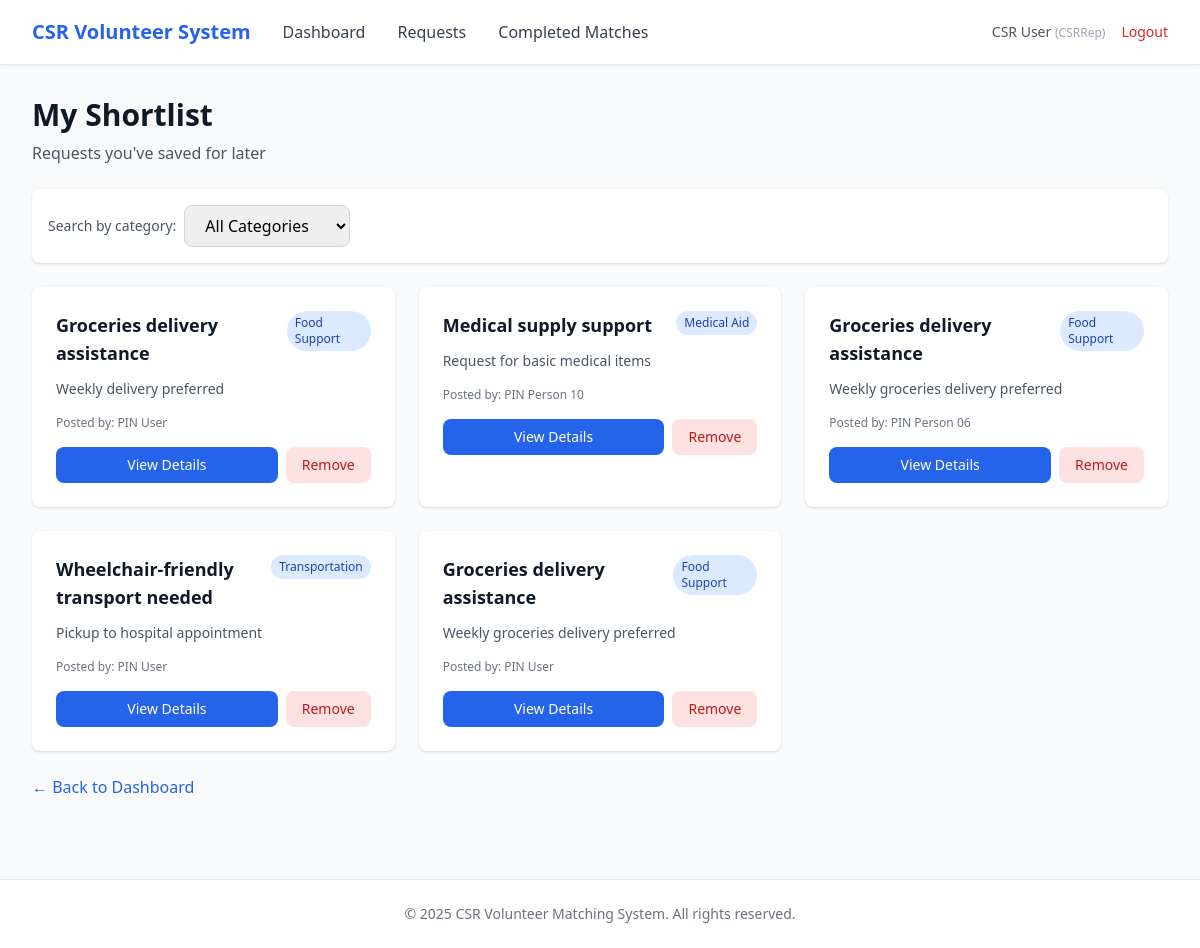
/csr/shortlist (signed in), run on the app's committed database.
### app/entity/user_account.py (models this page shows, shortened)
class UserAccount(UserMixin, db.Model):
    __tablename__ = "user_accounts"
    userID = db.Column(db.Integer, primary_key=True, autoincrement=True)  # explicit auto increment
    name = db.Column(db.String(100), nullable=False)
    email = db.Column(db.String(120), nullable=False, unique=True, index=True)
    _password = db.Column("password", db.String(255), nullable=False)
    age = db.Column(db.Integer)
    phoneNumber = db.Column(db.String(20))
    isActive = db.Column(db.Boolean, default=True)
    profileID = db.Column(db.Integer, db.ForeignKey("user_profiles.profileID"), nullable=False)
    profile = db.relationship("UserProfile", back_populates="users", lazy=True)
    @property
    def password(self):
        raise AttributeError("Password is write-only.")
    @password.setter
    def password(self, raw):
        self._password = generate_password_hash(raw)

### app/entity/user_profile.py (models this page shows)
class UserProfile(db.Model):
    __tablename__ = "user_profiles"
    profileID   = db.Column(db.Integer, primary_key=True, autoincrement=True)  # explicit auto increment
    profileName = db.Column(db.String(50), nullable=False, unique=True)
    description = db.Column(db.String(255))
    isActive    = db.Column(db.Boolean, default=True)
    users = db.relationship("UserAccount", back_populates="profile", lazy=True)

### app/entity/request.py (models this page shows)
class Request(db.Model):
    __tablename__ = "requests"
    requestID = db.Column(db.Integer, primary_key=True)
    pinID = db.Column(db.Integer, db.ForeignKey("user_accounts.userID"), nullable=False)
    csrRepID = db.Column(db.Integer, db.ForeignKey("user_accounts.userID"))
    categoryID = db.Column(db.Integer, db.ForeignKey("categories.categoryID"), nullable=False)
    title = db.Column(db.String(150), nullable=False)
    description = db.Column(db.Text)
    status = db.Column(db.String(30), default="open")
    viewCount = db.Column(db.Integer, default=0)
    shortlistCount = db.Column(db.Integer, default=0)
    createdAt = db.Column(db.DateTime, default=db.func.now(), nullable=False)
    closedAt  = db.Column(db.DateTime)
    category = db.relationship("Category", back_populates="requests", lazy=True)
    person_in_need = db.relationship(
        "UserAccount",
        foreign_keys=[pinID],
        backref=db.backref("requests_made", lazy=True),
        lazy=True
    )
    csr_representative = db.relationship(
        "UserAccount",
        foreign_keys=[csrRepID],
        backref=db.backref("requests_supported", lazy=True),
        lazy=True
    )
    shortlists = db.relationship(
        "Shortlist",
        back_populates="request",
        cascade="all, delete-orphan",
        passive_deletes=True
    )
    match_records = db.relationship(
        "MatchRecord",
        back_populates="request",
        cascade="all, delete-orphan",
        passive_deletes=True
    )

### app/entity/category.py (models this page shows)
class Category(db.Model):
    __tablename__ = "categories"
    categoryID   = db.Column(db.Integer, primary_key=True)
    categoryName = db.Column(db.String(100), nullable=False, unique=True)
    description  = db.Column(db.String(255))
    isActive     = db.Column(db.Boolean, default=True)
    requests = db.relationship("Request", back_populates="category", lazy=True)

### app/boundary/routes.py (the view)
@boundary_bp.route("/csr/shortlist")
@login_required
def csr_shortlist():
    from app.control.csr_searchShortlist_controller import CsrSearchShortlistController
    from app.entity.category import Category
    page = request.args.get("page", 1, type=int)
    per_page = 9
    selected_category = request.args.get("category", type=int)
    results = CsrSearchShortlistController().searchShortlistByCategory(current_user.userID, selected_category)
    total = len(results)
    start = (page - 1) * per_page
    end = start + per_page
    paginated_results = results[start:end]
    class SimplePagination:
        def __init__(self, page, per_page, total):
            self.page = page
            self.per_page = per_page
            self.total = total
            self.pages = (total + per_page - 1) // per_page
            self.has_prev = page > 1
            self.has_next = page < self.pages
            self.prev_num = page - 1
            self.next_num = page + 1
    pagination = SimplePagination(page, per_page, total)
    categories = Category.query.filter_by(isActive=True).all()
    requests = [s.request for s in paginated_results]
    return render_template(
        "csr/shortlist.html",
        requests=requests,
        pagination=pagination,
        categories=categories,
        selected_category=selected_category
    )

### app/control/csr_searchShortlist_controller.py (called while the page is built)
    def searchShortlistByCategory(self, csr_id: int, category_id: int = None):
        q = Shortlist.query.join(Request).filter(Shortlist.csrRepID == csr_id)
        if category_id:
            q = q.filter(Request.categoryID == category_id)
        return q.order_by(Shortlist.shortlistID.desc()).all()

### app/entity/user_account.py (called while the page is built)
@login_manager.user_loader
def load_user(user_id):
    return UserAccount.query.get(int(user_id))

### app/templates/csr/shortlist.html (shortened to what this page needs)
{% extends "base.html" %}
{% block nav_links %}
<a href="{{ url_for('boundary.csr_dashboard') }}" class="text-gray-700 hover:text-primary">Dashboard</a>
<a href="{{ url_for('boundary.csr_requests') }}" class="text-gray-700 hover:text-primary">Requests</a>
<a href="{{ url_for('boundary.csr_matches') }}" class="text-gray-700 hover:text-primary">Completed Matches</a>
{% endblock %}
{% block content %}
<div class="mb-6">
    <h1 class="text-3xl font-bold text-gray-900">My Shortlist</h1>
    <p class="text-gray-600 mt-2">Requests you've saved for later</p>
</div>
<div class="bg-white rounded-lg shadow mb-6 p-4">
    <form method="GET" action="{{ url_for('boundary.csr_shortlist') }}" class="flex gap-2 items-center">
        <label class="text-sm text-gray-600">Search by category:</label>
        <select name="category"
                class="px-4 py-2 border border-gray-300 rounded-lg focus:ring-2 focus:ring-primary focus:border-transparent"
                onchange="this.form.submit()">
            <option value="">All Categories</option>
        </select>
    </form>
</div>
<div class="grid grid-cols-1 md:grid-cols-2 lg:grid-cols-3 gap-6">
    {% for req in requests %}
    <div class="bg-white rounded-lg shadow hover:shadow-lg transition">
        <div class="p-6">
            <div class="flex justify-between items-start mb-3">
                <h3 class="text-lg font-bold text-gray-900">{{ req.title }}</h3>
                <span class="px-2 py-1 text-xs font-medium rounded-full bg-blue-100 text-blue-800">
                    {{ req.category.categoryName }}
                </span>
            </div>
            <p class="text-sm text-gray-600 mb-4 line-clamp-3">
                {{ req.description }}
            </p>
            <div class="text-xs text-gray-500 mb-4">
                <p>Posted by: {{ req.person_in_need.name }}</p>
            </div>
            <div class="flex gap-2">
                <a href="{{ url_for('boundary.csr_view_request', request_id=req.requestID) }}"
                   class="flex-1 text-center px-4 py-2 bg-primary text-white rounded-lg hover:bg-blue-700 transition text-sm">
                    View Details
                </a>
                <form method="POST" action="{{ url_for('boundary.csr_shortlist_remove', request_id=req.requestID) }}">
                    <button type="submit"
                            class="px-4 py-2 bg-red-100 text-red-700 rounded-lg hover:bg-red-200 transition text-sm">
                        Remove
                    </button>
                </form>
            </div>
        </div>
    </div>
    {% endfor %}
</div>
<div class="mt-6">
    <a href="{{ url_for('boundary.csr_dashboard') }}" class="text-primary hover:text-blue-700">
        ← Back to Dashboard
    </a>
</div>
{% endblock %}

### app/templates/base.html (shortened to what this page needs)
<!DOCTYPE html>
<html lang="en">
<head>
    <script src="https://cdn.tailwindcss.com"></script>
</head>
<body class="bg-gray-50 min-h-screen">
    {% if current_user.is_authenticated %}
    <nav class="bg-white shadow-sm border-b border-gray-200">
        <div class="max-w-7xl mx-auto px-4 sm:px-6 lg:px-8">
            <div class="flex justify-between items-center h-16">
                <div class="flex items-center gap-8">
                    <a href="{{ url_for('boundary.login') }}" class="text-xl font-bold text-primary">
                        CSR Volunteer System
                    </a>
                    {% block nav_links %}{% endblock %}
                </div>
                <div class="flex items-center gap-4">
                    <span class="text-sm text-gray-600">
                        {{ current_user.name }}
                        <span class="text-xs text-gray-400">({{ current_user.profile.profileName }})</span>
                    </span>
                    <a href="{{ url_for('boundary.logout') }}" class="text-sm text-red-600 hover:text-red-700">
                        Logout
                    </a>
                </div>
            </div>
        </div>
    </nav>
    {% endif %}
    <main class="max-w-7xl mx-auto px-4 sm:px-6 lg:px-8 py-8">
        {% block content %}{% endblock %}
    </main>
    <footer class="bg-white border-t border-gray-200 mt-12">
        <div class="max-w-7xl mx-auto px-4 sm:px-6 lg:px-8 py-6">
            <p class="text-center text-sm text-gray-500">
                &copy; 2025 CSR Volunteer Matching System. All rights reserved.
            </p>
        </div>
    </footer>
</body>
</html>

### data on the page
UserAccount: name "CSR User"
UserProfile: profile.profileName "CSRRep"
Request: title "Groceries delivery assistance", category.categoryName "Food Support", description "Weekly delivery preferred", person_in_need.name "PIN User"
Request: title "Medical supply support", category.categoryName "Medical Aid", description "Request for basic medical items", person_in_need.name "PIN Person 10"
Request: title "Groceries delivery assistance", category.categoryName "Food Support", description "Weekly groceries delivery preferred", person_in_need.name "PIN Person 06"
Request: title "Wheelchair-friendly transport needed", category.categoryName "Transportation", description "Pickup to hospital appointment", person_in_need.name "PIN User"
Request: title "Groceries delivery assistance", category.categoryName "Food Support", description "Weekly groceries delivery preferred", person_in_need.name "PIN User"
